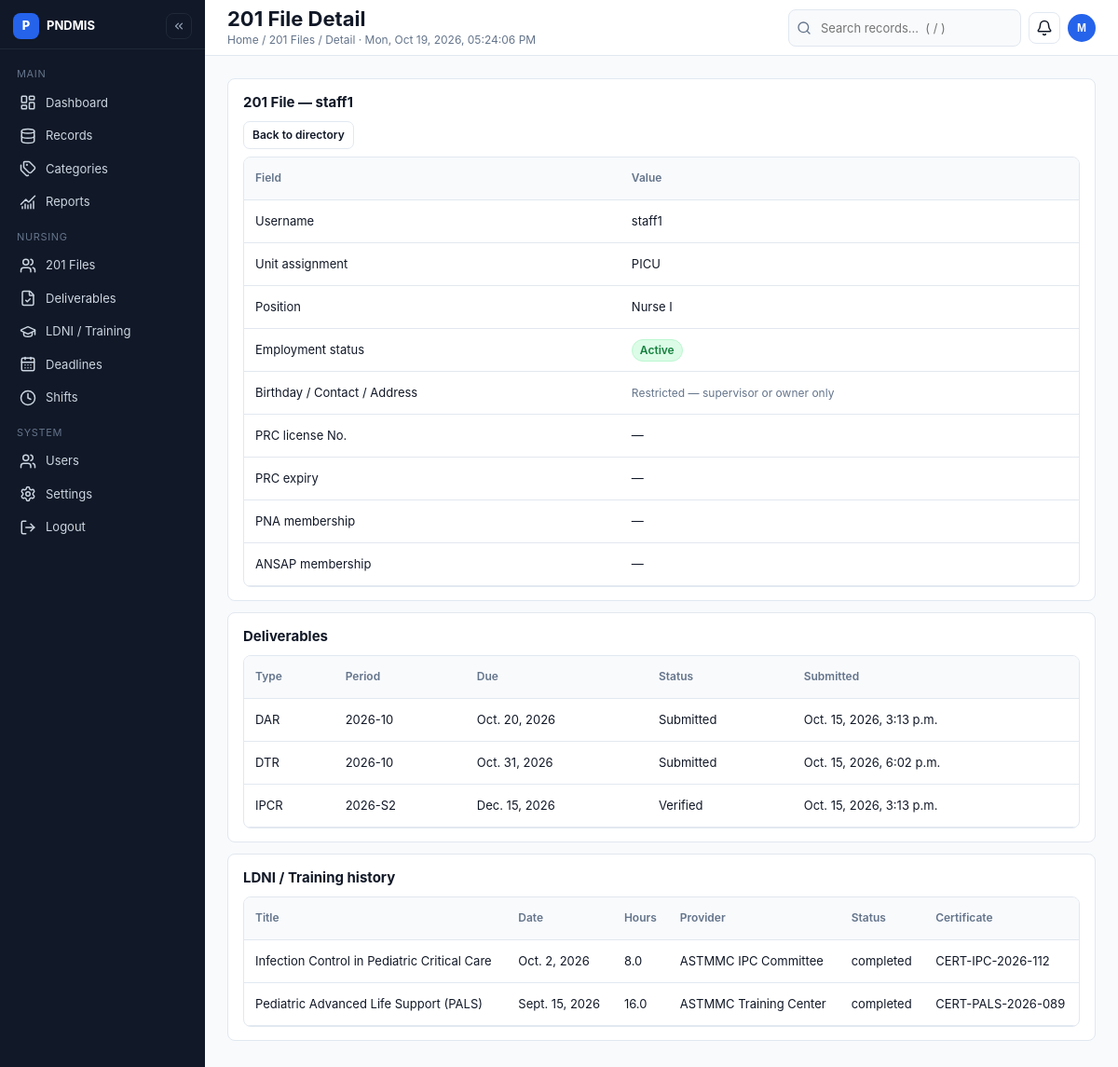
The page /staff/1/ (signed in) on the database its author committed.
### core/models.py (models this page shows)
class StaffRecord(models.Model):
 user=models.OneToOneField(settings.AUTH_USER_MODEL,on_delete=models.PROTECT,related_name='staff_record')
 unit=models.ForeignKey(Unit,on_delete=models.PROTECT)
 position=models.CharField(max_length=100,blank=True)
 birthday=models.DateField(null=True,blank=True)
 contact_number=models.CharField(max_length=40,blank=True)
 address=models.TextField(blank=True)
 prc_number=models.CharField(max_length=80,blank=True)
 prc_expiry=models.DateField(null=True,blank=True)
 pna_membership=models.CharField(max_length=100,blank=True)
 ansap_membership=models.CharField(max_length=100,blank=True)
 active=models.BooleanField(default=True)

class Unit(models.Model):
 name=models.CharField(max_length=80,unique=True)
 def __str__(self):return self.name

class Deliverable(models.Model):
 TYPES=[('DTR','DTR'),('DAR','DAR'),('IPCR','IPCR'),('OTHER','Other')]
 STATUSES=[('pending','Pending'),('submitted','Submitted'),('review','Under review'),('returned','Returned for correction'),('verified','Verified'),('approved','Approved')]
 staff=models.ForeignKey(StaffRecord,on_delete=models.PROTECT,related_name='deliverables')
 type=models.CharField(max_length=8,choices=TYPES)
 period=models.CharField(max_length=60)
 due_date=models.DateField()
 status=models.CharField(max_length=12,choices=STATUSES,default='pending')
 submitted_at=models.DateTimeField(null=True,blank=True)
 reviewed_at=models.DateTimeField(null=True,blank=True)
 reviewer=models.ForeignKey(settings.AUTH_USER_MODEL,on_delete=models.PROTECT,null=True,blank=True,related_name='reviewed_deliverables')
 remarks=models.TextField(blank=True)
 document_reference=models.CharField(max_length=250,blank=True,help_text='Opaque ID in approved private document store; never a public URL')
 class Meta: constraints=[models.UniqueConstraint(fields=['staff','type','period'],name='unique_staff_requirement_period')]

class Training(models.Model):
 staff=models.ForeignKey(StaffRecord,on_delete=models.PROTECT,related_name='training')
 title=models.CharField(max_length=250)
 date=models.DateField()
 hours=models.DecimalField(max_digits=6,decimal_places=1,default=0)
 provider=models.CharField(max_length=150,blank=True)
 status=models.CharField(max_length=20,choices=[('planned','Planned'),('attended','Attended'),('completed','Completed')],default='planned')
 certificate_reference=models.CharField(max_length=250,blank=True)

### core/views.py (the view)
# urls.py: path('staff/<int:pk>/',views.staff_detail,name='staff_detail'),
@login_required
def staff_detail(request, pk):
    p = profile(request.user)
    obj = get_object_or_404(StaffRecord.objects.select_related('user', 'unit'), pk=pk)
    if not permitted_staff(request.user).filter(pk=obj.pk).exists():
        raise PermissionDenied
    show_sensitive = (p.role == 'supervisor') or (obj.user_id == request.user.id)
    return render(request, 'core/staff_detail.html', {
        's': obj, 'user_role': p.role, 'show_sensitive': show_sensitive,
        'trainings': obj.training.order_by('-date')[:20], 'deliverables': obj.deliverables.order_by('due_date')[:30],
        'page_title': '201 File Detail', 'breadcrumb': 'Home / 201 Files / Detail'})

### core/access.py (called while the page is built)
def profile(user):
 try:return user.nursing_profile
 except Profile.DoesNotExist:raise PermissionDenied('Account has no approved nursing role')

def permitted_staff(user):
 from .models import StaffRecord
 p=profile(user)
 if p.role=='supervisor':return StaffRecord.objects.all()
 if p.role=='manager' and p.unit_id:return StaffRecord.objects.filter(unit_id=p.unit_id)
 return StaffRecord.objects.filter(user=user)

### core/templates/core/staff_detail.html
{% extends 'core/base.html' %}{% block content %}<div class="card"><h3>201 File — {{ s.user.get_full_name|default:s.user.username }}</h3><p><a class="btn ghost sm" href="{% url 'staff' %}">Back to directory</a></p><div class="twrap"><table><tr><th>Field</th><th>Value</th></tr><tr><td>Username</td><td>{{ s.user.username }}</td></tr><tr><td>Unit assignment</td><td>{{ s.unit }}</td></tr><tr><td>Position</td><td>{{ s.position }}</td></tr><tr><td>Employment status</td><td>{% if s.active %}<span class="badge b-ok">Active</span>{% else %}<span class="badge b-done">Inactive</span>{% endif %}</td></tr>{% if show_sensitive %}<tr><td>Birthday</td><td>{{ s.birthday|default:"—" }}</td></tr><tr><td>Contact number</td><td>{{ s.contact_number|default:"—" }}</td></tr><tr><td>Address</td><td>{{ s.address|default:"—" }}</td></tr>{% else %}<tr><td>Birthday / Contact / Address</td><td><span class="meta">Restricted — supervisor or owner only</span></td></tr>{% endif %}<tr><td>PRC license No.</td><td>{{ s.prc_number|default:"—" }}</td></tr><tr><td>PRC expiry</td><td>{{ s.prc_expiry|default:"—" }}</td></tr><tr><td>PNA membership</td><td>{{ s.pna_membership|default:"—" }}</td></tr><tr><td>ANSAP membership</td><td>{{ s.ansap_membership|default:"—" }}</td></tr></table></div></div><div class="card"><h3>Deliverables</h3><div class="twrap"><table><tr><th>Type</th><th>Period</th><th>Due</th><th>Status</th><th>Submitted</th></tr>{% for d in deliverables %}<tr><td>{{ d.type }}</td><td>{{ d.period }}</td><td>{{ d.due_date }}</td><td>{{ d.get_status_display }}</td><td>{{ d.submitted_at|default:"—" }}</td></tr>{% empty %}<tr><td colspan="5"><div class="empty">None</div></td></tr>{% endfor %}</table></div></div><div class="card"><h3>LDNI / Training history</h3><div class="twrap"><table><tr><th>Title</th><th>Date</th><th>Hours</th><th>Provider</th><th>Status</th><th>Certificate</th></tr>{% for t in trainings %}<tr><td>{{ t.title }}</td><td>{{ t.date }}</td><td>{{ t.hours }}</td><td>{{ t.provider }}</td><td>{{ t.status }}</td><td>{{ t.certificate_reference|default:"—" }}</td></tr>{% empty %}<tr><td colspan="6"><div class="empty">None</div></td></tr>{% endfor %}</table></div></div>{% endblock %}

### core/templates/core/base.html (shortened to what this page needs)
{% load static %}<!doctype html><html lang="en"><head><link rel="stylesheet" href="{% static 'css/style.css' %}"><link rel="stylesheet" href="{% static 'css/dashboard.css' %}"><link rel="stylesheet" href="{% static 'css/components.css' %}"></head><body><div class="app">
<aside class="sidebar" id="sidebar" aria-label="Primary"><div class="brand"><span class="mark">P</span><span class="brand-name">PNDMIS</span><button class="iconbtn collapse-btn" onclick="toggleCollapse()" aria-label="Collapse sidebar" title="Collapse sidebar"><i data-lucide="chevrons-left"></i></button></div>
<nav class="nav">
<small>Main</small>
<a href="{% url 'dashboard' %}" class="{% if request.resolver_match.url_name == 'dashboard' %}active{% endif %}" title="Dashboard"><i data-lucide="layout-dashboard" aria-hidden="true"></i> <span>Dashboard</span></a>
<a href="{% url 'records' %}" class="{% if request.resolver_match.url_name == 'records' %}active{% endif %}" title="Records Management"><i data-lucide="database" aria-hidden="true"></i> <span>Records</span></a>
<a href="{% url 'categories' %}" class="{% if request.resolver_match.url_name == 'categories' %}active{% endif %}" title="Categories"><i data-lucide="tags" aria-hidden="true"></i> <span>Categories</span></a>
<a href="{% url 'reports' %}" class="{% if request.resolver_match.url_name == 'reports' %}active{% endif %}" title="Reports and Analytics"><i data-lucide="chart-no-axes-combined" aria-hidden="true"></i> <span>Reports</span></a>
<small>Nursing</small>
<a href="{% url 'staff' %}" title="201 Files"><i data-lucide="users" aria-hidden="true"></i> <span>201 Files</span></a>
<a href="{% url 'deliverables' %}" title="Deliverables"><i data-lucide="file-check" aria-hidden="true"></i> <span>Deliverables</span></a>
<a href="{% url 'training' %}" title="LDNI Training"><i data-lucide="graduation-cap" aria-hidden="true"></i> <span>LDNI / Training</span></a>
<a href="{% url 'tasks' %}" title="Deadlines"><i data-lucide="calendar-days" aria-hidden="true"></i> <span>Deadlines</span></a>
<a href="{% url 'shifts' %}" title="Shifts"><i data-lucide="clock" aria-hidden="true"></i> <span>Shifts</span></a>
<small>System</small>
<a href="{% url 'users' %}" title="User Management"><i data-lucide="users" aria-hidden="true"></i> <span>Users</span></a>
<a href="{% url 'settings' %}" title="Settings"><i data-lucide="settings" aria-hidden="true"></i> <span>Settings</span></a>
{% if user.is_authenticated %}<a href="#" onclick="document.getElementById('logout-f').submit();return false" title="Logout"><i data-lucide="log-out" aria-hidden="true"></i> <span>Logout</span></a>
<form id="logout-f" method="post" action="{% url 'logout' %}" style="display:none">{% csrf_token %}</form>{% endif %}
</nav></aside>
<div class="main"><div class="topbar"><div><h1>{{ page_title|default:"Dashboard" }}</h1><div class="crumbs">{{ breadcrumb|default:"Home" }} · <span id="ph-clock"></span></div></div>
<div class="search"><span class="sbox"><i data-lucide="search" aria-hidden="true"></i><input id="top-search" placeholder="Search records…  ( / )" aria-label="Search records" onkeydown="if(event.key==='Enter')submitTopSearch(this.value)"></span><span class="profile-wrap" id="notif-wrap"><button class="iconbtn" onclick="toggleMenu('notif-menu')" aria-label="Notifications" title="Notifications" aria-haspopup="true"><i data-lucide="bell"></i></button></span><span class="profile-wrap"><button class="avatar" onclick="toggleMenu('pmenu')" aria-label="Profile menu for {{ user.username }}" title="{{ user.username }}" aria-haspopup="true">{{ user.username|default:"?"|slice:":1"|upper }}</button></span></div></div>
<div class="content" id="main-content" tabindex="-1">{% block content %}{% endblock %}</div></div></div>
<script src="{% static 'js/app.js' %}"></script>{% block scripts %}{% endblock %}</body></html>

### core/static/css/style.css (style rules this page uses)
:root { --bg:#F8FAFC;--card:#FFFFFF;--ink:#111827;--muted:#64748B;--line:#E2E8F0;--side:#111827;--side2:#1F2937;--blue:#2563EB;--blue-d:#1D4ED8;--ok:#15803D;--ok-bg:#DCFCE7;--warn:#B45309;--warn-bg:#FEF3C7;--bad:#B91C1C;--bad-bg:#FEE2E2;--r:8px }
* { box-sizing:border-box }
html { -webkit-text-size-adjust:100% }
body { margin:0;font:13px/1.5 Inter,system-ui,-apple-system,"Segoe UI",Roboto,sans-serif;background:var(--bg);color:var(--ink) }
h1 { font-size:22px;margin:0;font-weight:700 }
h3 { font-size:15px;margin:0 0 8px }
p { margin:8px 0 }
small,.meta { font-size:12px;color:var(--muted) }
.app { display:flex;min-height:100vh }
.sidebar { width:220px;background:var(--side);color:#CBD5E1;display:flex;flex-direction:column;position:fixed;inset:0 auto 0 0;z-index:40;transition:transform .15s ease }
.brand { padding:14px 14px 10px;font-weight:700;font-size:13px;color:#fff;display:flex;gap:8px;align-items:center;border-bottom:1px solid #1F2937 }
.brand .mark { width:28px;height:28px;border-radius:8px;background:var(--blue);color:#fff;display:flex;align-items:center;justify-content:center;font-size:13px;font-weight:800 }
.nav { padding:8px;display:flex;flex-direction:column;gap:2px;overflow:auto }
.nav small { color:#64748B;padding:10px 10px 4px;text-transform:uppercase;font-size:11px;letter-spacing:.06em }
.nav a { color:#CBD5E1;text-decoration:none;padding:7px 10px;border-radius:8px;display:flex;gap:10px;align-items:center;font-size:13px;border-left:3px solid transparent }
.nav svg.lucide,.nav i.lucide { width:18px;height:18px;flex:none }
.main { flex:1;margin-left:220px;min-width:0 }
.topbar { background:var(--card);border-bottom:1px solid var(--line);height:60px;min-height:60px;padding:0 24px;display:flex;gap:12px;align-items:center;position:sticky;top:0;z-index:30 }
.topbar h1 { font-size:22px;line-height:1.2 }
.crumbs { color:var(--muted);font-size:12px }
.search { margin-left:auto;display:flex;gap:8px;align-items:center }
.search .sbox { display:flex;align-items:center;gap:6px;background:var(--bg);border:1px solid var(--line);border-radius:8px;padding:0 8px }
.search input { background:transparent;border:0;padding:8px 4px;min-width:200px;font-size:13px;color:var(--ink) }
.iconbtn { width:34px;height:34px;border-radius:8px;border:1px solid var(--line);background:#fff;display:inline-flex;align-items:center;justify-content:center;cursor:pointer;color:var(--ink) }
.avatar { width:30px;height:30px;border-radius:50%;background:var(--blue);color:#fff;display:flex;align-items:center;justify-content:center;font-weight:700;font-size:12px;border:0;cursor:pointer }
.content { padding:24px;max-width:1180px }
.card { background:var(--card);border:1px solid var(--line);border-radius:8px;padding:14px 16px;margin-bottom:12px;box-shadow:none }
.twrap { overflow-x:auto;border:1px solid var(--line);border-radius:8px }
table { width:100%;border-collapse:collapse;min-width:720px }
th,td { padding:10px 12px;border-bottom:1px solid var(--line);text-align:left;font-size:13px;vertical-align:middle }
th { color:var(--muted);font-weight:600;font-size:12px;background:#F8FAFC;white-space:nowrap }
tbody tr { height:46px }
.badge { display:inline-flex;align-items:center;gap:4px;padding:2px 8px;border-radius:999px;font-size:12px;font-weight:600;border:1px solid transparent;white-space:nowrap }
.b-ok { background:var(--ok-bg);color:var(--ok);border-color:#BBF7D0 }
.btn { background:var(--blue);color:#fff;border:1px solid var(--blue);padding:8px 12px;border-radius:8px;cursor:pointer;font-weight:600;font-size:13px;display:inline-flex;align-items:center;gap:6px;text-decoration:none }
.btn.ghost { background:#fff;color:var(--ink);border-color:var(--line) }
.btn.sm { padding:5px 9px;font-size:12px;border-radius:7px }
input,select,textarea { height:40px;padding:8px 10px;border:1px solid var(--line);border-radius:8px;font:inherit;font-size:13px;background:#fff;max-width:100%;color:var(--ink) }
.lucide { width:18px;height:18px }
.profile-wrap { position:relative }
.collapse-btn { margin-left:auto;width:28px;height:28px;background:transparent;border-color:#1F2937;color:#94A3B8 }
a.btn,a.iconbtn { text-decoration:none }

### core/static/css/components.css (style rules this page uses)
.sbox { display:inline-flex;align-items:center;gap:6px;background:#fff;border:1px solid var(--line);border-radius:8px;padding:0 8px }
.sbox input { border:0;background:transparent;height:38px }
.sbox svg { width:16px;height:16px;color:var(--muted) }

### rows shown on the page
StaffRecord: user.get_full_name "staff1", user.username "staff1", unit "PICU", position "Nurse I", prc_number "—", prc_expiry "—", pna_membership "—", ansap_membership "—"
Deliverable: type "DAR", period "2026-10", due_date "Oct. 20, 2026", status "Submitted", submitted_at "Oct. 15, 2026, 3:13 p.m."
Deliverable: type "DTR", period "2026-10", due_date "Oct. 31, 2026", status "Submitted", submitted_at "Oct. 15, 2026, 6:02 p.m."
Deliverable: type "IPCR", period "2026-S2", due_date "Dec. 15, 2026", status "Verified", submitted_at "Oct. 15, 2026, 3:13 p.m."
Training: title "Infection Control in Pediatric Critical Care", date "Oct. 2, 2026", hours "8.0", provider "ASTMMC IPC Committee", status "completed", certificate_reference "CERT-IPC-2026-112"
Training: title "Pediatric Advanced Life Support (PALS)", date "Sept. 15, 2026", hours "16.0", provider "ASTMMC Training Center", status "completed", certificate_reference "CERT-PALS-2026-089"

### other values the page prints
{{ page_title|default:"Dashboard" }} "201 File Detail"
{{ breadcrumb|default:"Home" }} "Home / 201 Files / Detail"
{{ user.username|default:"?"|slice:":1"|upper }} "M"
